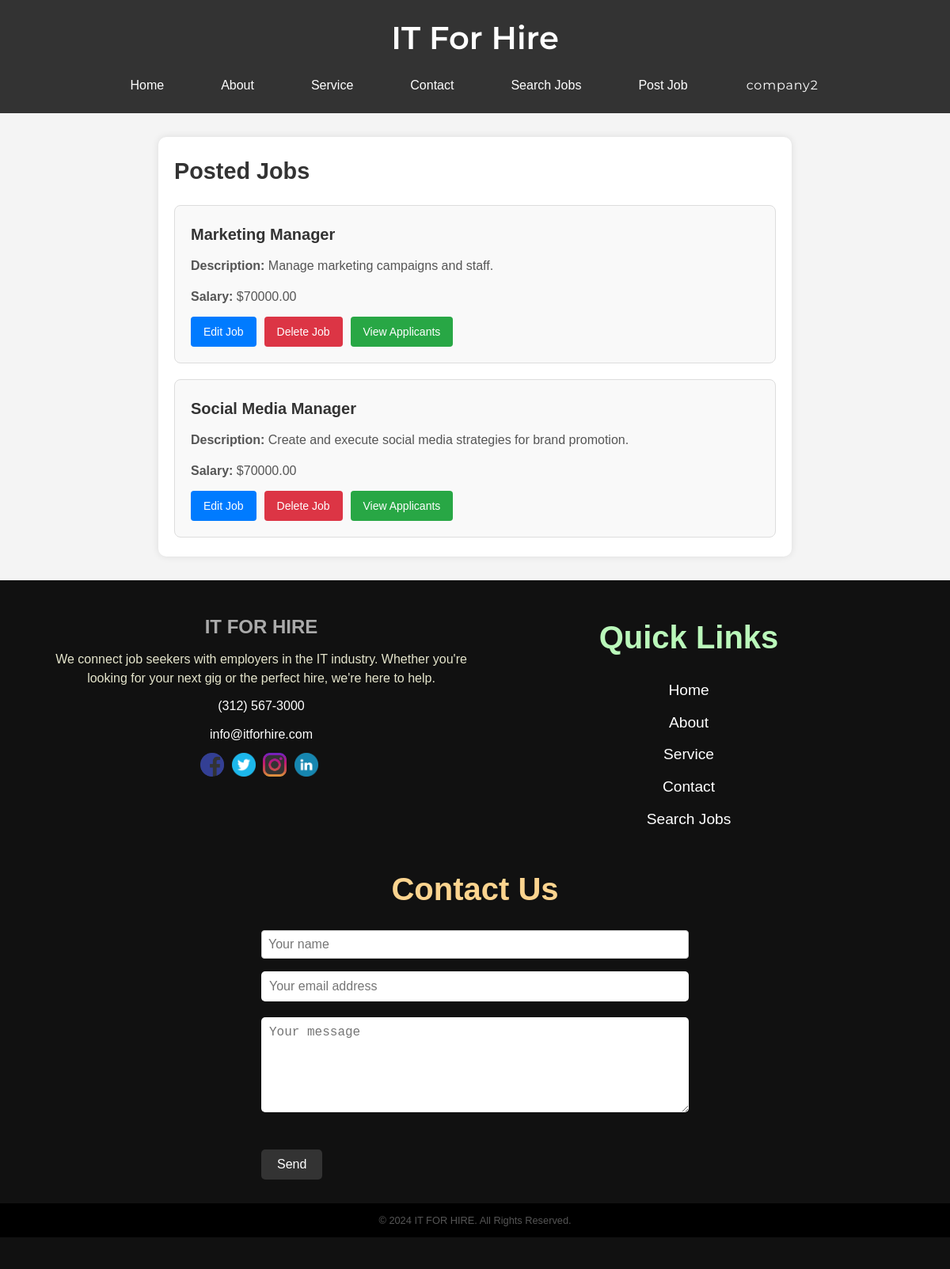
Screenshot of /posted_job.php (signed in) with the database file from the repository.
### tables this page shows
CREATE TABLE jobs (
    job_id INT AUTO_INCREMENT PRIMARY KEY,
    company_id INT NOT NULL,
    category_id INT NOT NULL,
    title VARCHAR(255) NOT NULL,
    description TEXT,
    salary DECIMAL(10, 2),
    FOREIGN KEY (company_id) REFERENCES companies(company_id),
    FOREIGN KEY (category_id) REFERENCES categories(category_id)
);

### posted_job.php (the view, shortened to what this page needs)
<?php
include('db.php');
$company_id = $_SESSION['company_id'];
$query = $conn->prepare("SELECT * FROM jobs WHERE company_id = ?");
$query->bind_param("i", $company_id);
$query->execute();
$result = $query->get_result();
?>
<!DOCTYPE html>
<html lang="en">
<head>
    <link rel="stylesheet" href="css/style.css">
</head>
<body>
    <?php include('header.php'); ?>
    <div class="container">
        <h2>Posted Jobs</h2>
        <?php
        if ($result->num_rows > 0) {
            while ($row = $result->fetch_assoc()) {
                echo '<div class="job">';
                echo '<h3>' . $row['title'] . '</h3>';
                echo '<p><strong>Description:</strong> ' . $row['description'] . '</p>';
                echo '<p><strong>Salary:</strong> $' . $row['salary'] . '</p>';
                echo '<a href="edit_job.php?job_id=' . $row['job_id'] . '" class="edit-job">Edit Job</a>';
                echo '<a href="delete_job.php?job_id=' . $row['job_id'] . '" class="delete-job" onclick="return confirm(\'Are you sure you want to delete this job?\')">Delete Job</a>';
                echo '<a href="applicants.php?job_id=' . $row['job_id'] . '" class="view-applicants">View Applicants</a>';
                echo '</div>';
            }
        } else {
            echo '<p>No jobs posted yet.</p>';
        }
        ?>
    </div>
    <?php include('footer.php'); ?>
</body>
</html>

### css/style.css (style rules this page uses)
:root { --header-bg-color: #333; }
body { font-family: Arial, sans-serif; background-color: #c9d0d4; margin: 0 auto; max-width: 1980px; }
h2 { font-size: 1.8rem; margin-bottom: 20px; color: #333; }
h3 { font-size: 1.5rem; margin-bottom: 10px; color: #333; }
p { line-height: 1.8; margin-bottom: 10px; color: #555; }
.container { position: relative; width: 100%; height: 400px; margin: 0 auto; padding: 20px; box-sizing: border-box; }
* { margin: 0; padding: 0; box-sizing: border-box; }
body { font-family: 'Montserrat', sans-serif; background-color: #f5f5f5; color: #333; line-height: 1.6; padding: 20px; }

### css/footer.css (style rules this page uses)
body { font-family: Arial, sans-serif; line-height: 1.6; margin: 0; padding: 0; background-color: #f4f4f4; }

### rows the page displays
jobs: title "Marketing Manager", description "Manage marketing campaigns and staff.", salary "70000.00"
jobs: title "Social Media Manager", description "Create and execute social media strategies for brand promotion.", salary "70000.00"

### other values shown
$_SESSION['company_name'] "company2"
